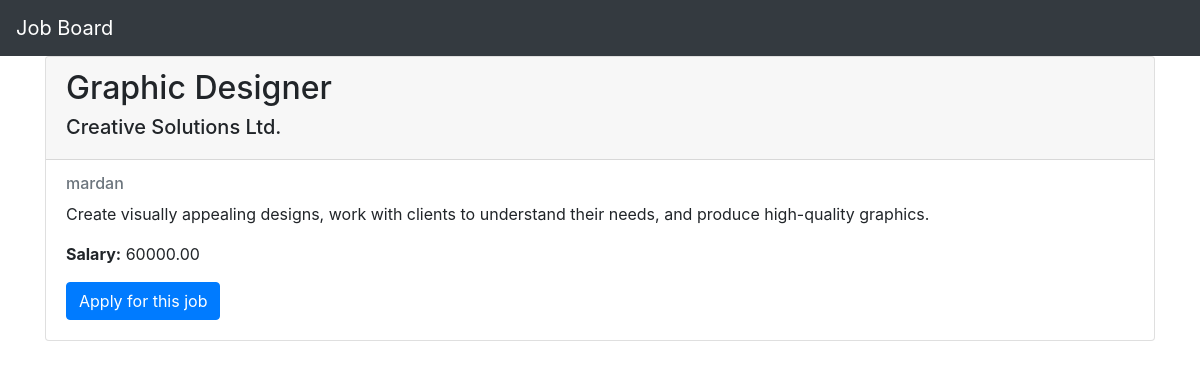
Screenshot of /job/4/graphic-designer/ with the database file from the repository.
### jobs/models.py (models this page shows, shortened)
class Job(models.Model):
    title = models.CharField(max_length=255)
    description = models.TextField()
    company = models.ForeignKey(Company, on_delete=models.CASCADE)
    location = models.CharField(max_length=255)
    posted_at = models.DateTimeField(auto_now_add=True)
    salary = models.DecimalField(max_digits=10, decimal_places=2)
    slug = models.SlugField(unique=True, max_length=255, blank=True)

class Company(models.Model):
    name = models.CharField(max_length=255)
    description = models.TextField()
    website = models.URLField()

### jobs/views.py (the view)
# urls.py: path('job/<int:job_id>/<slug:slug>/', views.job_detail, name='job_detail'),
def job_detail(request, job_id, slug):
    job = get_object_or_404(Job, pk=job_id, slug=slug)
    return render(request, 'jobs/job_detail.html', {'job': job})

### jobs/templates/jobs/job_detail.html (shortened to what this page needs)
{% extends 'jobs/base.html' %}
{% block content %}
<div class="card">
    <div class="card-header">
        <h2>{{ job.title }}</h2>
        <h5>{{ job.company.name }}</h5>
    </div>
    <div class="card-body">
        <h6 class="card-subtitle mb-2 text-muted">{{ job.location }}</h6>
        <p class="card-text">{{ job.description }}</p>
        <p class="card-text"><strong>Salary:</strong> {{ job.salary }}</p>
        <a href="{% url 'apply_for_job' job.id %}" class="btn btn-primary">Apply for this job</a>
    </div>
</div>
{% endblock %}

### jobs/templates/jobs/base.html (style rules this page uses)
body { padding-top: 3.5rem; }

### rows the page displays
Job: title "Graphic Designer", company.name "Creative Solutions Ltd.", location "mardan", description "Create visually appealing designs, work with clients to understand their needs, and produce high-quality graphics.", salary "60000.00"
